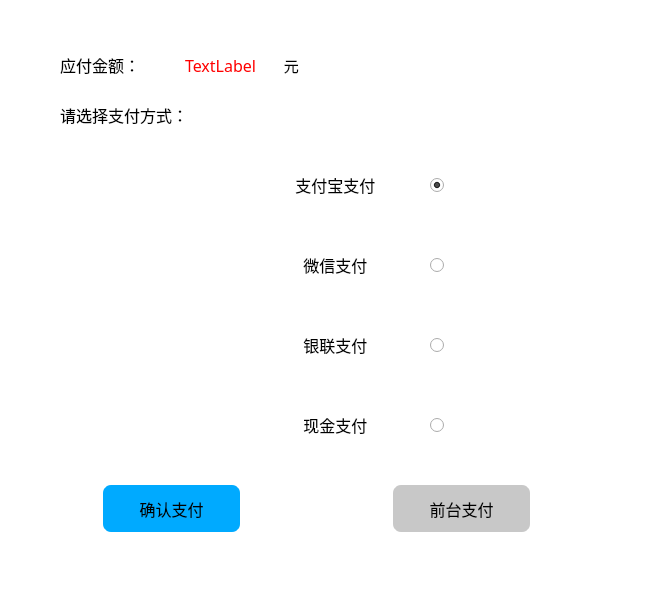
<?xml version="1.0" encoding="UTF-8"?>
<ui version="4.0">
 <class>pay</class>
 <widget class="QWidget" name="pay">
  <property name="geometry">
   <rect>
    <x>0</x>
    <y>0</y>
    <width>650</width>
    <height>600</height>
   </rect>
  </property>
  <property name="font">
   <font>
    <pointsize>9</pointsize>
   </font>
  </property>
  <property name="windowTitle">
   <string>Form</string>
  </property>
  <property name="styleSheet">
   <string notr="true">background-color: rgb(255, 255, 255);</string>
  </property>
  <widget class="QLabel" name="label">
   <property name="geometry">
    <rect>
     <x>60</x>
     <y>90</y>
     <width>220</width>
     <height>50</height>
    </rect>
   </property>
   <property name="font">
    <font>
     <family>微软雅黑</family>
     <pointsize>12</pointsize>
    </font>
   </property>
   <property name="text">
    <string>请选择支付方式：</string>
   </property>
  </widget>
  <widget class="QRadioButton" name="alipay">
   <property name="geometry">
    <rect>
     <x>430</x>
     <y>160</y>
     <width>31</width>
     <height>50</height>
    </rect>
   </property>
   <property name="styleSheet">
    <string notr="true">background-color: rgb(255, 255, 255);</string>
   </property>
   <property name="text">
    <string/>
   </property>
   <property name="checked">
    <bool>true</bool>
   </property>
  </widget>
  <widget class="QLabel" name="label_2">
   <property name="geometry">
    <rect>
     <x>170</x>
     <y>160</y>
     <width>50</width>
     <height>50</height>
    </rect>
   </property>
   <property name="styleSheet">
    <string notr="true">background-image: url(:/new/Pic_/Picture/alipay.png);
</string>
   </property>
   <property name="text">
    <string/>
   </property>
  </widget>
  <widget class="QLabel" name="label_3">
   <property name="geometry">
    <rect>
     <x>220</x>
     <y>160</y>
     <width>210</width>
     <height>50</height>
    </rect>
   </property>
   <property name="font">
    <font>
     <family>微软雅黑</family>
     <pointsize>12</pointsize>
     <weight>50</weight>
     <bold>false</bold>
    </font>
   </property>
   <property name="styleSheet">
    <string notr="true">background-color: rgb(255, 255, 255);</string>
   </property>
   <property name="text">
    <string>     支付宝支付</string>
   </property>
   <property name="alignment">
    <set>Qt::AlignCenter</set>
   </property>
  </widget>
  <widget class="QLabel" name="label_4">
   <property name="geometry">
    <rect>
     <x>170</x>
     <y>240</y>
     <width>50</width>
     <height>50</height>
    </rect>
   </property>
   <property name="styleSheet">
    <string notr="true">background-image: url(:/new/Pic_/Picture/wechatpay.png);</string>
   </property>
   <property name="text">
    <string/>
   </property>
  </widget>
  <widget class="QLabel" name="label_5">
   <property name="geometry">
    <rect>
     <x>220</x>
     <y>240</y>
     <width>210</width>
     <height>50</height>
    </rect>
   </property>
   <property name="font">
    <font>
     <family>微软雅黑</family>
     <pointsize>12</pointsize>
    </font>
   </property>
   <property name="styleSheet">
    <string notr="true">background-color: rgb(255, 255, 255);</string>
   </property>
   <property name="text">
    <string>     微信支付</string>
   </property>
   <property name="alignment">
    <set>Qt::AlignCenter</set>
   </property>
  </widget>
  <widget class="QLabel" name="label_7">
   <property name="geometry">
    <rect>
     <x>220</x>
     <y>320</y>
     <width>210</width>
     <height>50</height>
    </rect>
   </property>
   <property name="font">
    <font>
     <family>微软雅黑</family>
     <pointsize>12</pointsize>
    </font>
   </property>
   <property name="styleSheet">
    <string notr="true">background-color: rgb(255, 255, 255);</string>
   </property>
   <property name="text">
    <string>     银联支付</string>
   </property>
   <property name="alignment">
    <set>Qt::AlignCenter</set>
   </property>
  </widget>
  <widget class="QRadioButton" name="wechatpay">
   <property name="geometry">
    <rect>
     <x>430</x>
     <y>240</y>
     <width>31</width>
     <height>50</height>
    </rect>
   </property>
   <property name="styleSheet">
    <string notr="true">background-color: rgb(255, 255, 255);</string>
   </property>
   <property name="text">
    <string/>
   </property>
  </widget>
  <widget class="QRadioButton" name="unionpay">
   <property name="geometry">
    <rect>
     <x>430</x>
     <y>320</y>
     <width>31</width>
     <height>50</height>
    </rect>
   </property>
   <property name="styleSheet">
    <string notr="true">background-color: rgb(255, 255, 255);</string>
   </property>
   <property name="text">
    <string/>
   </property>
  </widget>
  <widget class="QLabel" name="label_8">
   <property name="geometry">
    <rect>
     <x>170</x>
     <y>320</y>
     <width>50</width>
     <height>50</height>
    </rect>
   </property>
   <property name="styleSheet">
    <string notr="true">background-image: url(:/new/Pic_/Picture/unionpay.jpg);</string>
   </property>
   <property name="text">
    <string/>
   </property>
  </widget>
  <widget class="QLabel" name="label_9">
   <property name="geometry">
    <rect>
     <x>220</x>
     <y>400</y>
     <width>210</width>
     <height>50</height>
    </rect>
   </property>
   <property name="font">
    <font>
     <family>微软雅黑</family>
     <pointsize>12</pointsize>
    </font>
   </property>
   <property name="styleSheet">
    <string notr="true">background-color: rgb(255, 255, 255);</string>
   </property>
   <property name="text">
    <string>     现金支付</string>
   </property>
   <property name="alignment">
    <set>Qt::AlignCenter</set>
   </property>
  </widget>
  <widget class="QRadioButton" name="cashpay">
   <property name="geometry">
    <rect>
     <x>430</x>
     <y>400</y>
     <width>31</width>
     <height>50</height>
    </rect>
   </property>
   <property name="styleSheet">
    <string notr="true">background-color: rgb(255, 255, 255);</string>
   </property>
   <property name="text">
    <string/>
   </property>
  </widget>
  <widget class="QLabel" name="label_6">
   <property name="geometry">
    <rect>
     <x>170</x>
     <y>400</y>
     <width>50</width>
     <height>50</height>
    </rect>
   </property>
   <property name="styleSheet">
    <string notr="true">background-image: url(:/new/Pic_/Picture/cashpay.jpg);</string>
   </property>
   <property name="text">
    <string/>
   </property>
  </widget>
  <widget class="QPushButton" name="payBtn">
   <property name="geometry">
    <rect>
     <x>101</x>
     <y>483</y>
     <width>141</width>
     <height>51</height>
    </rect>
   </property>
   <property name="font">
    <font>
     <family>Arial</family>
     <pointsize>12</pointsize>
    </font>
   </property>
   <property name="styleSheet">
    <string notr="true">background-color: rgb(0, 170, 255);
border:2px solid rgb(255,255,255);
border-radius:10px;</string>
   </property>
   <property name="text">
    <string>确认支付</string>
   </property>
  </widget>
  <widget class="QPushButton" name="laterBtn">
   <property name="geometry">
    <rect>
     <x>391</x>
     <y>483</y>
     <width>141</width>
     <height>51</height>
    </rect>
   </property>
   <property name="font">
    <font>
     <family>Arial</family>
     <pointsize>12</pointsize>
    </font>
   </property>
   <property name="styleSheet">
    <string notr="true">background-color: rgb(200, 200, 200);
border:2px solid rgb(255,255,255);
border-radius:10px;</string>
   </property>
   <property name="text">
    <string>前台支付</string>
   </property>
  </widget>
  <widget class="QLabel" name="label_10">
   <property name="geometry">
    <rect>
     <x>60</x>
     <y>40</y>
     <width>120</width>
     <height>50</height>
    </rect>
   </property>
   <property name="font">
    <font>
     <family>微软雅黑</family>
     <pointsize>12</pointsize>
    </font>
   </property>
   <property name="text">
    <string>应付金额：</string>
   </property>
  </widget>
  <widget class="QLabel" name="label_11">
   <property name="geometry">
    <rect>
     <x>280</x>
     <y>40</y>
     <width>81</width>
     <height>50</height>
    </rect>
   </property>
   <property name="font">
    <font>
     <family>微软雅黑</family>
     <pointsize>11</pointsize>
    </font>
   </property>
   <property name="text">
    <string> 元</string>
   </property>
  </widget>
  <widget class="QLabel" name="payPrice">
   <property name="geometry">
    <rect>
     <x>160</x>
     <y>40</y>
     <width>121</width>
     <height>51</height>
    </rect>
   </property>
   <property name="font">
    <font>
     <family>微软雅黑</family>
     <pointsize>12</pointsize>
    </font>
   </property>
   <property name="styleSheet">
    <string notr="true">color: rgb(255, 0, 0);</string>
   </property>
   <property name="text">
    <string>TextLabel</string>
   </property>
   <property name="alignment">
    <set>Qt::AlignCenter</set>
   </property>
  </widget>
 </widget>
 <resources/>
 <connections/>
</ui>
